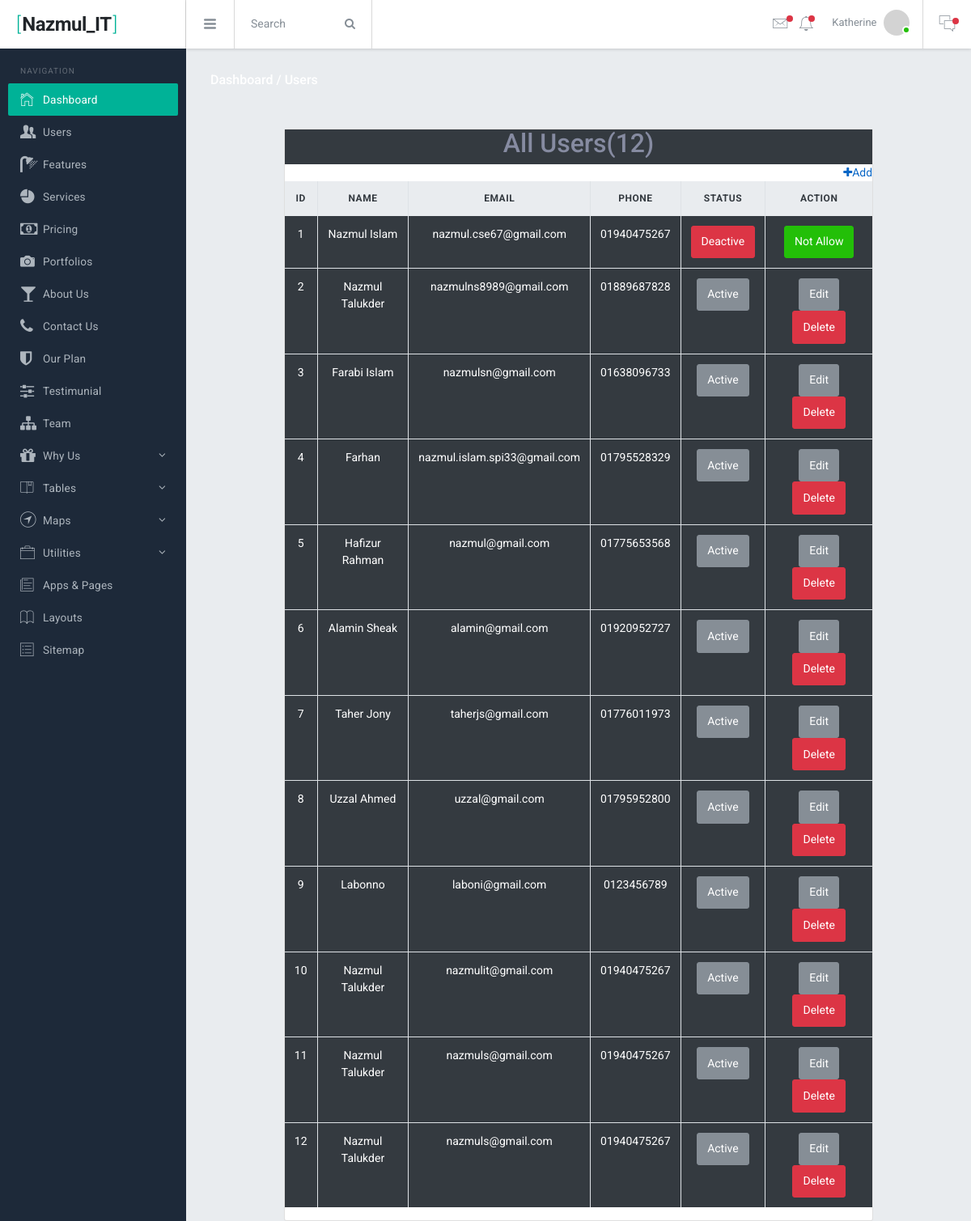
/Dashboard/users.php (signed in), run on an earlier commit of the app's database.
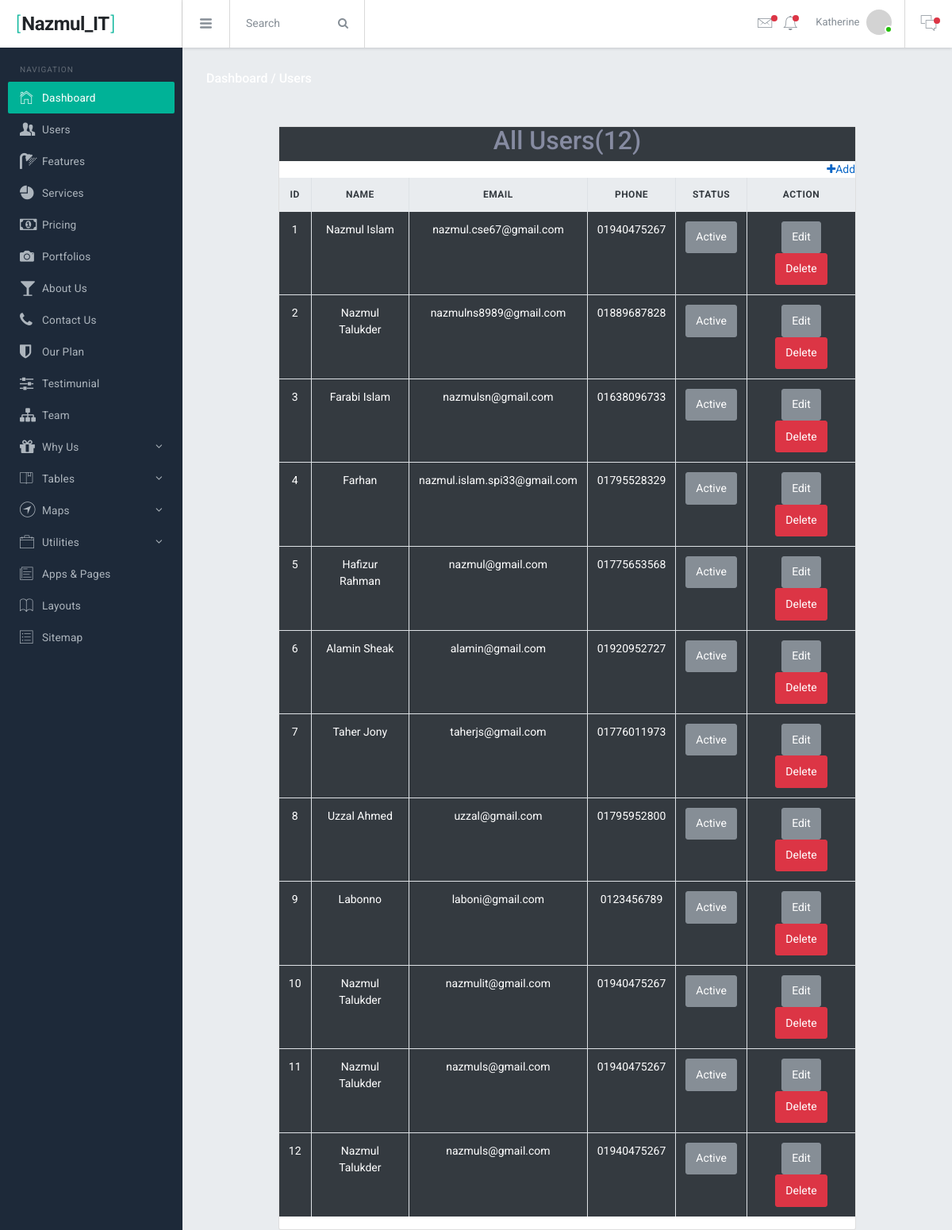
And on a later commit of the database.
### tables this page shows
CREATE TABLE `users` (
  `id` int(10) UNSIGNED NOT NULL,
  `name` varchar(255) NOT NULL,
  `email` varchar(255) NOT NULL,
  `phone` varchar(20) NOT NULL,
  `password` varchar(255) NOT NULL,
  `status` tinyint(4) NOT NULL DEFAULT 1
);

### Dashboard/users.php (the view, shortened to what this page needs)
<?php
  require_once'../db.php';
  $select="SELECT * FROM users";
  $users=mysqli_query($db, $select);
  $select2="SELECT COUNT(*) as total, name, email, phone FROM users";
  $users2=mysqli_query($db, $select2);
  $count=mysqli_fetch_assoc($users2);
  include'include/header.php';
?>
<div class="br-mainpanel">
  <div class="pd-30">
    <h6 class="tx-gray-800 mg-b-5">
      <a class="tx-white" href="dashboard.php">Dashboard /</a>
      <a class="tx-white" href="#">Users</a>
    </h6>
  </div>
  <div class="br-pagebody mg-t-5 pd-x-30">
    <div class="col-10 m-auto">
      <div class="card mt-sm-3">
        <table class="table table-bordered mt-30 text-center">
          <div class="text-center bg-dark">
            <h2>All Users(<?php echo $count['total']?>)</h2>
          </div>
          <a class="text-right" href="../register.php"><i class="fa fa-plus"></i>Add</a>
          <thead class="thead-light">
            <tr>
              <th class="text-center">ID</th>
              <th class="text-center">Name</th>
              <th class="text-center">Email</th>
              <th class="text-center">Phone</th>
              <th class="text-center">Status</th>
              <th class="text-center">Action</th>
            </tr>
          </thead>
          <tbody class="tx-white">
            <?php
              foreach ($users as $key => $value) {
                ?>
              <tr>
                <td class="bg-dark"><?php echo ++$key?></td>
                <td class="bg-dark"><?php echo $value['name'];?></td>
                <td class="bg-dark"><?php echo $value['email'];?></td>
                <td class="bg-dark"><?php echo $value['phone'];?></td>
                <td class="bg-dark"><?php
                      if ($value['status']==1) {
                        ?>
                        <a href="status.php?status_id=<?php echo $value['id']?>" class="btn btn-secondary">Active</a>
                        <?php
                      }else{
                        ?>
                        <a href="status.php?status_id=<?php echo $value['id']?>" class="btn btn-danger">Deactive</a>
                        <?php
                      }
                    ?>
                </td>
                <td class="bg-dark">
                  <?php
                    if ($value['status']==1) {
                      ?>
                      <a href="../edit.php?edit_id=<?php echo $value['id']?>" class="btn btn-secondary">Edit</a>
                      <a href="../delete.php?delete_id=<?php echo $value['id']?>" class="btn btn-danger">Delete</a>
                      <?php
                    }else{
                      ?>
                        <a class="btn btn-success">Not Allow</a>
                      <?php
                    }
                  ?>
                </td>
              </tr>
              <?php
              }
            ?>
          </tbody>
        </table>
      </div>
    </div>
  </div>
</div>
<?php include'include/footer.php'?>

What changed in the data, as far as the page shows it:
changed users "Nazmul Islam": status "Deactive Not Allow" → "Active Edit Delete"
